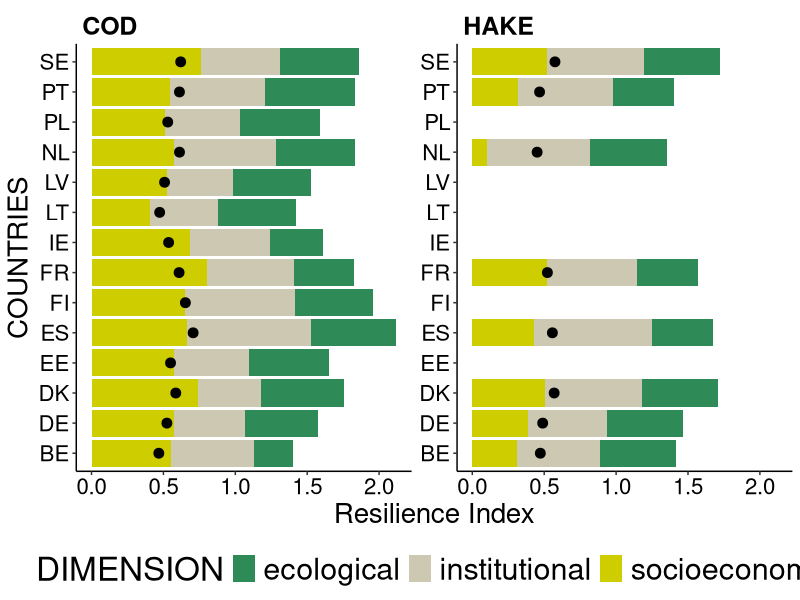
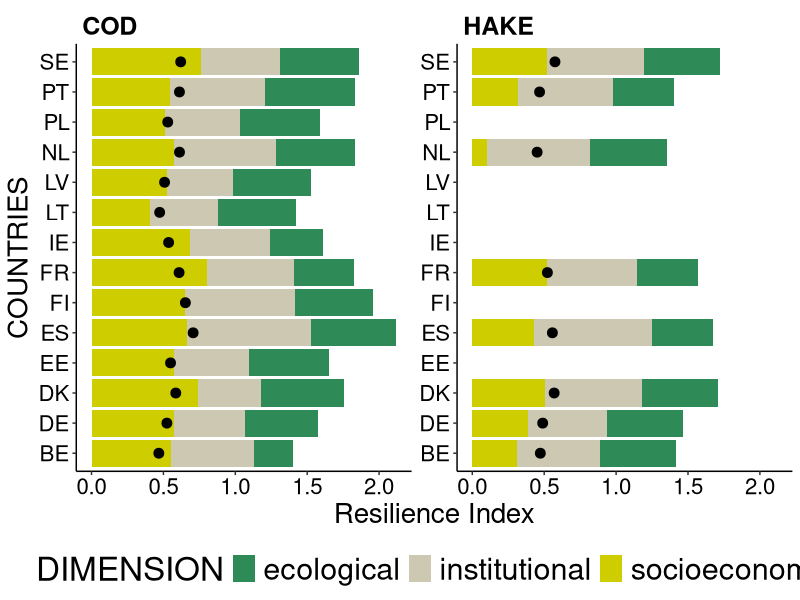

Write R code to recreate these figures, in order.
#' This script reads data/final_index.csv and plots
#' Figures/Fig 3 SI.png in the paper.

##### 1. LOAD PACKAGES AND DISPLAY VERSIONS #####

version                           
# platform       x86_64-apple-darwin13.4.0   
# arch           x86_64                      
# os             darwin13.4.0                
# system         x86_64, darwin13.4.0        
# status                                     
# major          3                           
# minor          3.0                         
# year           2016                        
# month          05                          
# day            03                          
# svn rev        70573                       
# language       R                           
# version.string R version 3.3.0 (2016-05-03)
# nickname       Supposedly Educational          

if(!require(magrittr)){
  install.packages("magrittr",dependencies = TRUE,repos='http://cran.us.r-project.org')
}
require(magrittr)
packageVersion("magrittr")


if(!require(tidyverse)){
  install.packages("tidyverse",dependencies = TRUE,repos='http://cran.us.r-project.org')
}
require(tidyverse)
packageVersion("tidyverse")
# [1] ‘1.2.1’

##### 2. READ DATA #####

# Read the data

final_index <- read_csv("data/final_index.csv")

to.plot <- final_index %>% mutate(SPECIE=toupper(SPECIE)) %>% complete(SPECIE,COUNTRIES,DIMENSION)

# Compute average Resilience index per specie and country

aggdata <- to.plot %>% group_by(COUNTRIES,SPECIE) %>% summarise(Resilience_Index=mean(Resilience_Index,na.rm=TRUE)) %>% ungroup()


##### 3. PLOT #####

ggplot(to.plot, aes(x=COUNTRIES, y=Resilience_Index))+
  geom_bar(aes(fill = DIMENSION), stat="identity",col=NA)+
  scale_fill_manual(values=c("seagreen4","cornsilk3","yellow3"))+
  geom_point(data= aggdata, aes(x=COUNTRIES, y= Resilience_Index,group=SPECIE),col="black",size=3)+
  coord_flip()+
  facet_wrap(~ SPECIE,ncol=2,scales="free_y")+
  ylab("Resilience Index")+
  theme_classic()+
  theme(legend.position = "bottom",
        strip.text = element_text(size=18,color="black",face="bold",hjust=0),
        strip.background = element_blank(),
        axis.text = element_text(size=16, color="black"),
        axis.title = element_text(size=20, color="black"),
        legend.text = element_text(size=22,color = "black"),
        legend.title = element_text(size=24,color="black"))

# Save

ggsave("Figures/Fig 3 SI.tiff",width = 10,height = 8,units = "in", compression = "lzw")
